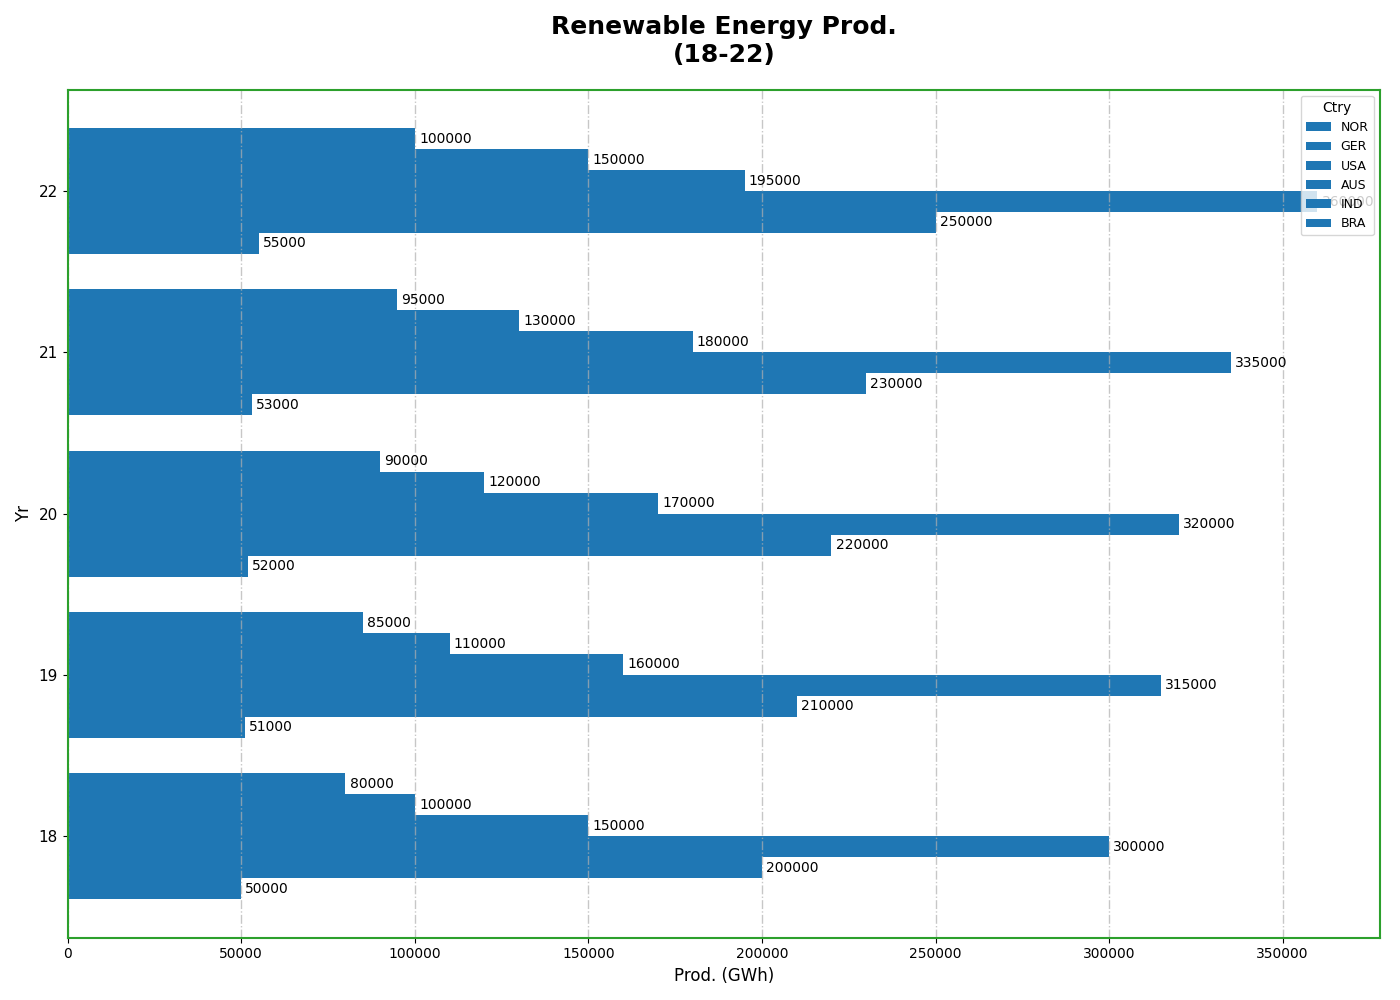

Source code (Python):
import matplotlib.pyplot as plt
import numpy as np

countries = ['NOR', 'GER', 'USA', 'AUS', 'IND', 'BRA']
years = ['18', '19', '20', '21', '22']

norway_production = [50000, 51000, 52000, 53000, 55000]
germany_production = [200000, 210000, 220000, 230000, 250000]
usa_production = [300000, 315000, 320000, 335000, 360000]
australia_production = [150000, 160000, 170000, 180000, 195000]
india_production = [100000, 110000, 120000, 130000, 150000]
brazil_production = [80000, 85000, 90000, 95000, 100000]

data = [norway_production, germany_production, usa_production, australia_production, india_production, brazil_production]

fig, ax = plt.subplots(figsize=(14, 10))
height = 0.13
y = np.arange(len(years))

single_color = '#1f77b4'

for i, country_data in enumerate(data):
    rects = ax.barh(y + i * height, country_data, height, label=countries[i], color=single_color)
    for rect in rects:
        width = rect.get_width()
        ax.annotate(f'{width}', xy=(width, rect.get_y() + rect.get_height() / 2),
                    xytext=(3, 0), textcoords="offset points", ha='left', va='center', fontsize=10, color='black')

ax.set_ylabel('Yr', fontsize=12)
ax.set_xlabel('Prod. (GWh)', fontsize=12)
ax.set_title('Renewable Energy Prod.\n(18-22)', fontsize=18, fontweight='bold', pad=20)
ax.set_yticks(y + height * 2.5)
ax.set_yticklabels(years, fontsize=11)
ax.legend(title="Ctry", fontsize=9, loc='upper right')

ax.xaxis.grid(True, linestyle='-.', linewidth=1.0, alpha=0.7)
for spine in ax.spines.values():
    spine.set_edgecolor('#2ca02c')
    spine.set_linewidth(1.5)

plt.tight_layout()
plt.show()
